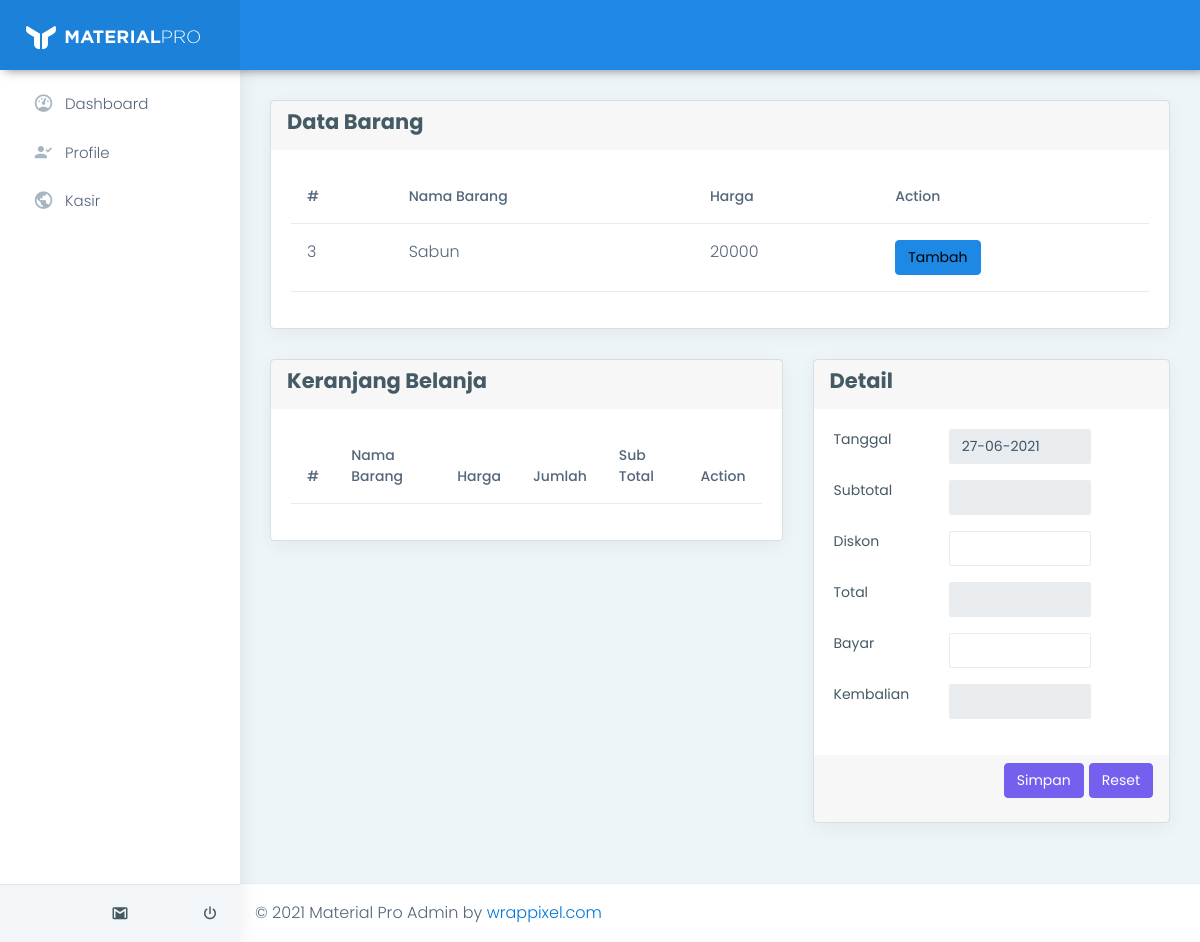
The page /kasir/index.php?page=kasir (signed in) on the database as committed earlier.
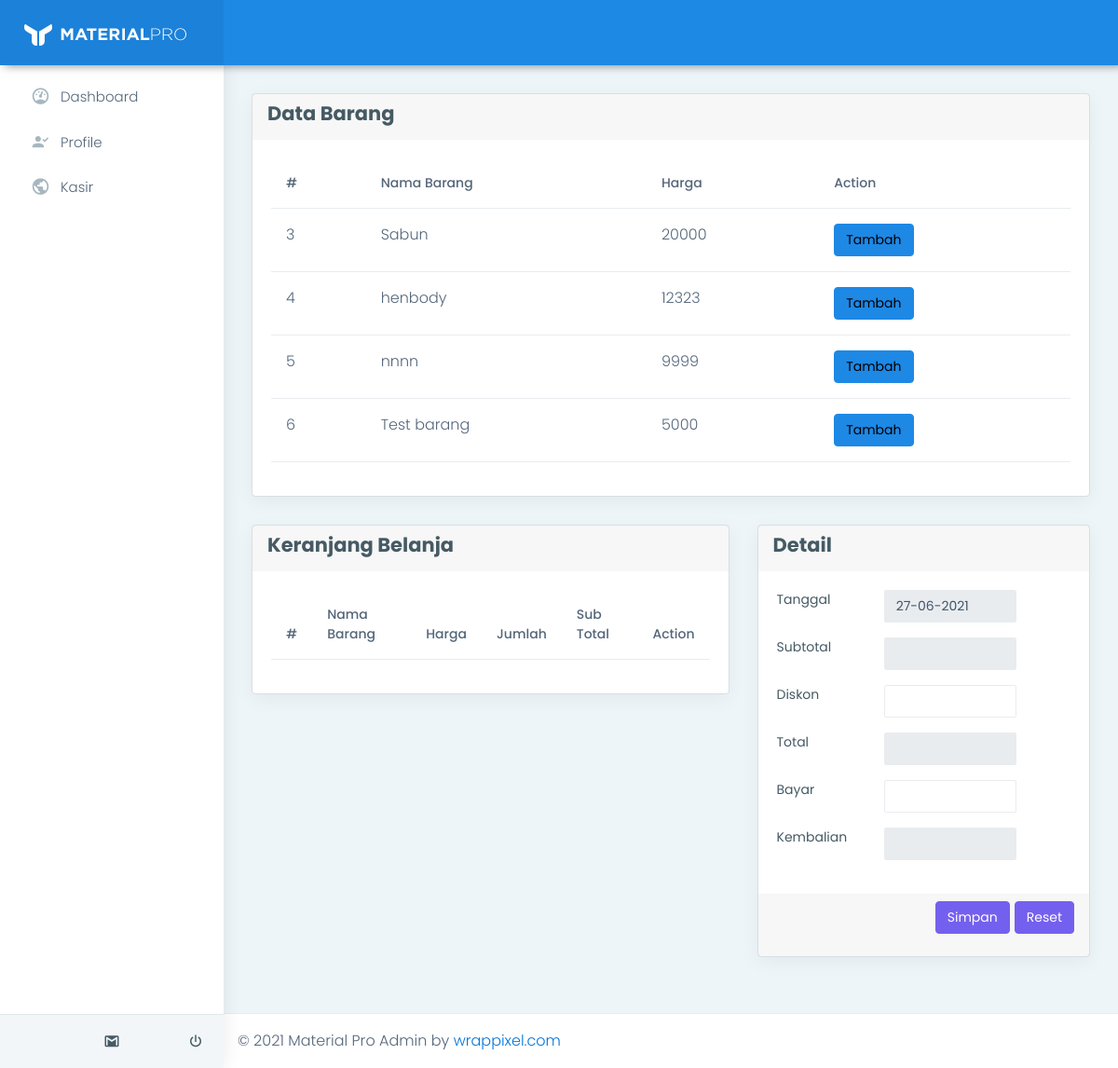
The same page on the database as committed later.
### tables this page shows
CREATE TABLE `tb_barang` (
  `Id_barang` int(11) NOT NULL,
  `Nama_barang` varchar(40) NOT NULL,
  `stock` int(11) DEFAULT NULL,
  `harga` double NOT NULL,
  `gambar` varchar(100) DEFAULT NULL
);

### kasir/transaksi/index.php (the view, shortened to what this page needs)
<div class="card">
  <div class="card-header">
    <h3>Data Barang</h3>
  </div>
  <div class="card-body">
    <table class="table user-table">
      <thead>
        <tr>
          <th class="border-top-0">#</th>
          <th class="border-top-0">Nama Barang</th>
          <th class="border-top-0">Harga</th>
          <th class="border-top-0">Action</th>
        </tr>
      </thead>
      <tbody>
        <?php
        $query = "SELECT * FROM tb_barang";
        $result = mysqli_query($conn, $query);
        while ($row = mysqli_fetch_assoc($result)) {
        ?>
          <tr>
            <td><?php echo $row['Id_barang'] ?></td>
            <td><?php echo $row['Nama_barang'] ?></td>
            <td><?php echo $row['harga'] ?></td>
            <td>
              <button class='btn btn-info tambah-keranjang-kasir' data-idbarang="<?php echo $row['Id_barang'] ?>" data-namabarang="<?php echo $row['Nama_barang'] ?>" data-hargabarang="<?php echo $row['harga'] ?>">
                Tambah
              </button>
            </td>
          </tr>
        <?php
        }
        ?>
      </tbody>
    </table>
  </div>
</div>
<div class="row">
  <div class="col-md-7">
    <div class="card">
      <div class="card-header">
        <h3>Keranjang Belanja</h3>
      </div>
      <div class="card-body">
        <div class="row">
          <div class="container">
            <table class="table user-table">
              <thead>
                <tr>
                  <th class="border-top-0">#</th>
                  <th class="border-top-0">Nama Barang</th>
                  <th class="border-top-0">Harga</th>
                  <th class="border-top-0">Jumlah</th>
                  <th class="border-top-0">Sub Total</th>
                  <th class="border-top-0">Action</th>
                </tr>
              </thead>
            </table>
          </div>
        </div>
      </div>
    </div>
  </div>
  <div class="col-md-5">
    <div class="card">
      <div class="card-header">
        <h3>Detail</h3>
      </div>
      <div class="card-body">
        <div class="form-group">
          <div class="row">
            <div class="col-md-4">
              <label for="tanggal">Tanggal</label>
            </div>
            <div class="col-md-6">
              <input type="text" name="tanggal" id="tanggal" class="form-control" value="<?php echo date('d-m-Y') ?>" readonly>
            </div>
          </div>
        </div>
        <div class="form-group">
          <div class="row">
            <div class="col-md-4">
              <label for="subtotal">Subtotal</label>
            </div>
            <div class="col-md-6">
              <input type="text" name="subtotal" id="subtotal" class="form-control" readonly>
            </div>
          </div>
        </div>
        <div class="form-group">
          <div class="row">
            <div class="col-md-4">
              <label for="diskon">Diskon</label>
            </div>
            <div class="col-md-6">
              <input type="text" name="diskon" id="diskon" class="form-control">
            </div>
          </div>
        </div>
        <div class="form-group">
          <div class="row">
            <div class="col-md-4">
              <label for="total">Total</label>
            </div>
            <div class="col-md-6">
              <input type="text" name="total" id="total" class="form-control" readonly>
            </div>
          </div>
        </div>
        <div class="form-group">
          <div class="row">
            <div class="col-md-4">
              <label for="bayar">Bayar</label>
            </div>
            <div class="col-md-6">
              <input type="text" name="bayar" id="bayar" class="form-control">
            </div>
          </div>
        </div>
        <div class="form-group">
          <div class="row">
            <div class="col-md-4">
              <label for="kembalian">Kembalian</label>
            </div>
            <div class="col-md-6">
              <input type="text" name="kembalian" id="kembalian" class="form-control" readonly>
            </div>
          </div>
        </div>
      </div>
      <div class="card-footer">
        <div class="form-group">
          <div class="row">
            <div class="col-md-12 d-flex justify-content-end">
              <input type="submit" value="Simpan" onClick="submitOnDb()" class='btn btn-primary' style="margin-right:5px;">
              <button type="button" class='btn btn-primary'>Reset</button>
            </div>
          </div>
        </div>
      </div>
    </div>
  </div>
</div>

Rows that differ between the two databases and show on the page:
added tb_barang: Id_barang "4", Nama_barang "henbody", harga "12323"
added tb_barang: Id_barang "5", Nama_barang "nnnn", harga "9999"
added tb_barang: Id_barang "6", Nama_barang "Test barang", harga "5000"
